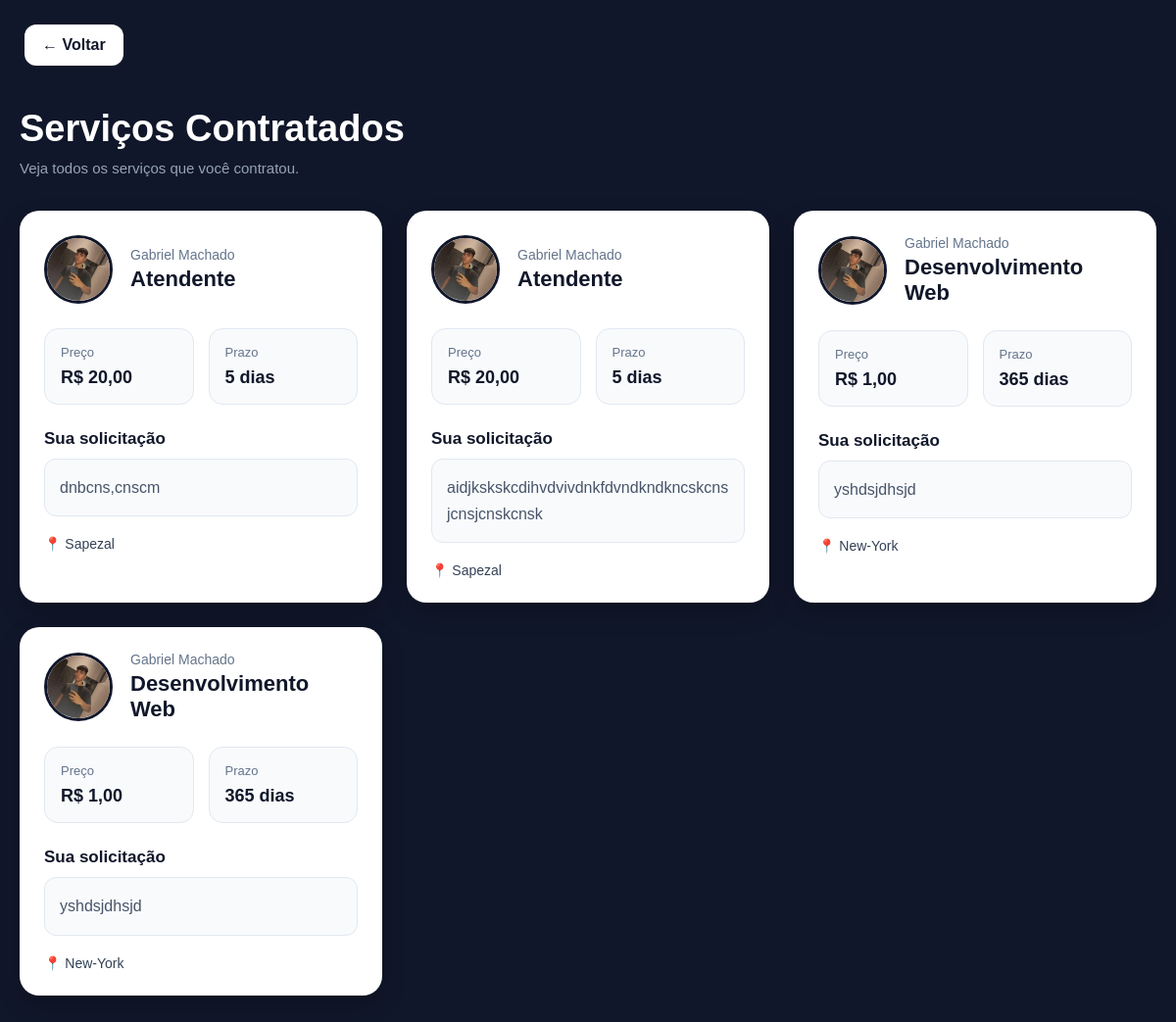
Page /frontend/public/Cliente/servicos-contratados.php (signed in) on the committed database.
### tables this page shows
CREATE TABLE `contratacoes` (
  `id` int(11) NOT NULL,
  `cliente_id` int(11) NOT NULL,
  `servico_id` int(11) NOT NULL,
  `mensagem` text DEFAULT NULL,
  `status` varchar(50) DEFAULT 'Pendente',
  `criado_em` timestamp NOT NULL DEFAULT current_timestamp()
);

CREATE TABLE `usuarios` (
  `id` int(11) NOT NULL,
  `nome` varchar(100) NOT NULL,
  `email` varchar(255) NOT NULL,
  `senha` varchar(255) NOT NULL,
  `telefone` varchar(20) DEFAULT NULL,
  `tipo` enum('cliente','prestador','admin') DEFAULT 'cliente',
  `criado_em` timestamp NOT NULL DEFAULT current_timestamp(),
  `foto` varchar(255) DEFAULT NULL
);

CREATE TABLE `servicos` (
  `id` int(11) NOT NULL,
  `usuario_id` int(11) NOT NULL,
  `categoria_id` int(11) NOT NULL,
  `nome_servico` varchar(255) NOT NULL,
  `descricao` varchar(255) DEFAULT NULL,
  `preco` decimal(10,2) NOT NULL,
  `prazo` int(11) NOT NULL,
  `localizacao` varchar(255) DEFAULT NULL,
  `criado_em` timestamp NOT NULL DEFAULT current_timestamp()
);

### frontend/public/Cliente/servicos-contratados.php (the view, shortened to what this page needs)
<?php
require_once "C:/Turma2/xampp/htdocs/catalogo-servicos/backend/app/database/database.php";
$clienteId = $_SESSION['usuario']['id'];
$sql = "
    SELECT
        contratacoes.*,
        servicos.nome_servico,
        servicos.preco,
        servicos.prazo,
        servicos.localizacao,
        usuarios.nome AS prestador,
        usuarios.foto
    FROM contratacoes
    INNER JOIN servicos
        ON contratacoes.servico_id = servicos.id
    INNER JOIN usuarios
        ON servicos.usuario_id = usuarios.id
    WHERE contratacoes.cliente_id = ?
    ORDER BY contratacoes.id DESC
";
$stmt = $pdo->prepare($sql);
$stmt->execute([$clienteId]);
$contratacoes = $stmt->fetchAll(PDO::FETCH_ASSOC);
?>
<!DOCTYPE html>
<html lang="pt-br">
<head>
    <link
        rel="stylesheet"
        href="../css/servicos-contratados.css">
</head>
<body>
    <a href="../home.php" class="btn-back">
        ← Voltar
    </a>
    <div class="container">
        <div class="top-page">
            <h1>
                Serviços Contratados
            </h1>
            <p>
                Veja todos os serviços que você contratou.
            </p>
        </div>
        <?php if (!empty($contratacoes)): ?>
            <div class="grid">
                <?php foreach ($contratacoes as $c): ?>
                    <div class="card">
                        <div class="top-card">
                            <img
                                src="<?= !empty($c['foto']) ? '../' . $c['foto'] : '../img/user.jpg' ?>"
                                class="foto">
                            <div>
                                <span class="prestador">
                                    <?= htmlspecialchars($c['prestador']) ?>
                                </span>
                                <h2>
                                    <?= htmlspecialchars($c['nome_servico']) ?>
                                </h2>
                            </div>
                        </div>
                        <div class="info-area">
                            <div class="info-box">
                                <span>Preço</span>
                                <strong>
                                    R$ <?= number_format(
                                            $c['preco'],
                                            2,
                                            ',',
                                            '.'
                                        ) ?>
                                </strong>
                            </div>
                            <div class="info-box">
                                <span>Prazo</span>
                                <strong>
                                    <?= $c['prazo'] ?> dias
                                </strong>
                            </div>
                        </div>
                        <div class="mensagem">
                            <h3>
                                Sua solicitação
                            </h3>
                            <p>
                                <?= htmlspecialchars($c['mensagem']) ?>
                            </p>
                        </div>
                        <div class="localizacao">
                            📍 <?= htmlspecialchars($c['localizacao']) ?>
                        </div>
                    </div>
                <?php endforeach; ?>
            </div>
        <?php endif; ?>
    </div>
</body>
</html>

### frontend/public/css/servicos-contratados.css (style rules this page uses)
*, *::before, *::after { margin: 0; padding: 0; box-sizing: border-box; }
body { font-family: "Poppins", sans-serif; background: #11172a; color: #fff; min-height: 100vh; }
.btn-back { position: fixed; top: 25px; left: 25px; background: #fff; color: #11172a; padding: 12px 18px; border-radius: 12px; text-decoration: none; font-weight: 600; transition: 0.3s; }
.container { max-width: 1200px; margin: 90px auto 40px; padding: 20px; }
.top-page { margin-bottom: 35px; }
.top-page h1 { font-size: 38px; margin-bottom: 10px; }
.top-page p { color: #94a3b8; font-size: 15px; }
.grid { display: grid; grid-template-columns: repeat(auto-fit, minmax(340px, 1fr)); gap: 25px; }
.card { background: #fff; border-radius: 20px; padding: 25px; box-shadow: 0 10px 25px rgba(0,0,0,0.2); transition: 0.3s; }
.top-card { display: flex; align-items: center; gap: 18px; margin-bottom: 25px; }
.foto { width: 70px; height: 70px; border-radius: 50%; object-fit: cover; border: 3px solid #11172a; }
.prestador { display: block; color: #64748b; font-size: 14px; margin-bottom: 4px; }
.top-card h2 { color: #11172a; font-size: 22px; }
.info-area { display: flex; gap: 15px; margin-bottom: 25px; }
.info-box { flex: 1; background: #f8fafc; padding: 16px; border-radius: 14px; border: 1px solid #e2e8f0; }
.info-box span { display: block; color: #64748b; font-size: 13px; margin-bottom: 8px; }
.info-box strong { color: #11172a; font-size: 18px; }
.mensagem { margin-bottom: 20px; }
.mensagem h3 { color: #11172a; margin-bottom: 10px; font-size: 17px; }
.mensagem p { color: #475569; line-height: 1.7; background: #f8fafc; padding: 15px; border-radius: 12px; border: 1px solid #e2e8f0; word-break: break-word; overflow-wrap: break-word; max-width: 100%; }
.localizacao { color: #334155; font-size: 14px; font-weight: 500; }

### rows in the picture
contratacoes: usuarios.foto (picture), usuarios.nome "Gabriel Machado", servico.nome_servico "Atendente", servico.preco "20,00", servico.prazo "5", mensagem "dnbcns,cnscm", servico.localizacao "Sapezal"
contratacoes: usuarios.foto (picture), usuarios.nome "Gabriel Machado", servico.nome_servico "Atendente", servico.preco "20,00", servico.prazo "5", mensagem "aidjkskskcdihvdvivdnkfdvndkndkncskcnsjcnsjcnskcnsk", servico.localizacao "Sapezal"
contratacoes: usuarios.foto (picture), usuarios.nome "Gabriel Machado", servico.nome_servico "Desenvolvimento Web", servico.preco "1,00", servico.prazo "365", mensagem "yshdsjdhsjd", servico.localizacao "New-York"
contratacoes: usuarios.foto (picture), usuarios.nome "Gabriel Machado", servico.nome_servico "Desenvolvimento Web", servico.preco "1,00", servico.prazo "365", mensagem "yshdsjdhsjd", servico.localizacao "New-York"
